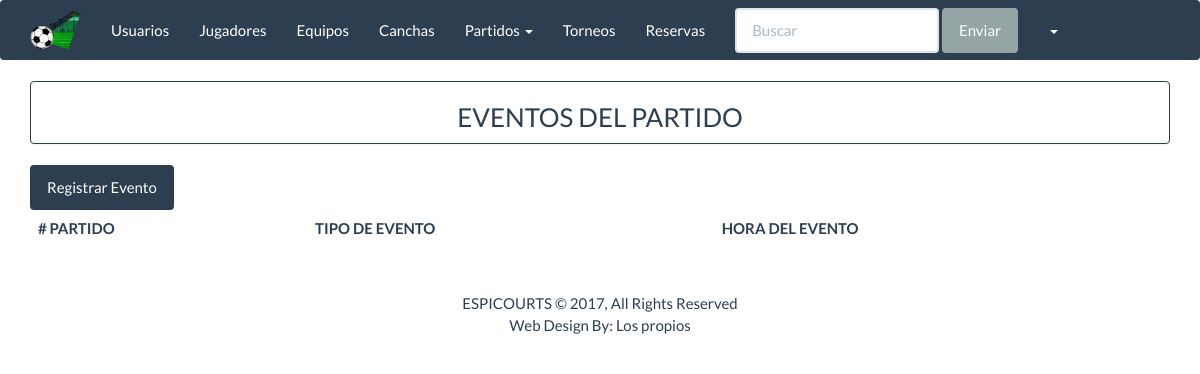
/espicourts/eventos_listar, run on an earlier commit of the app's database.
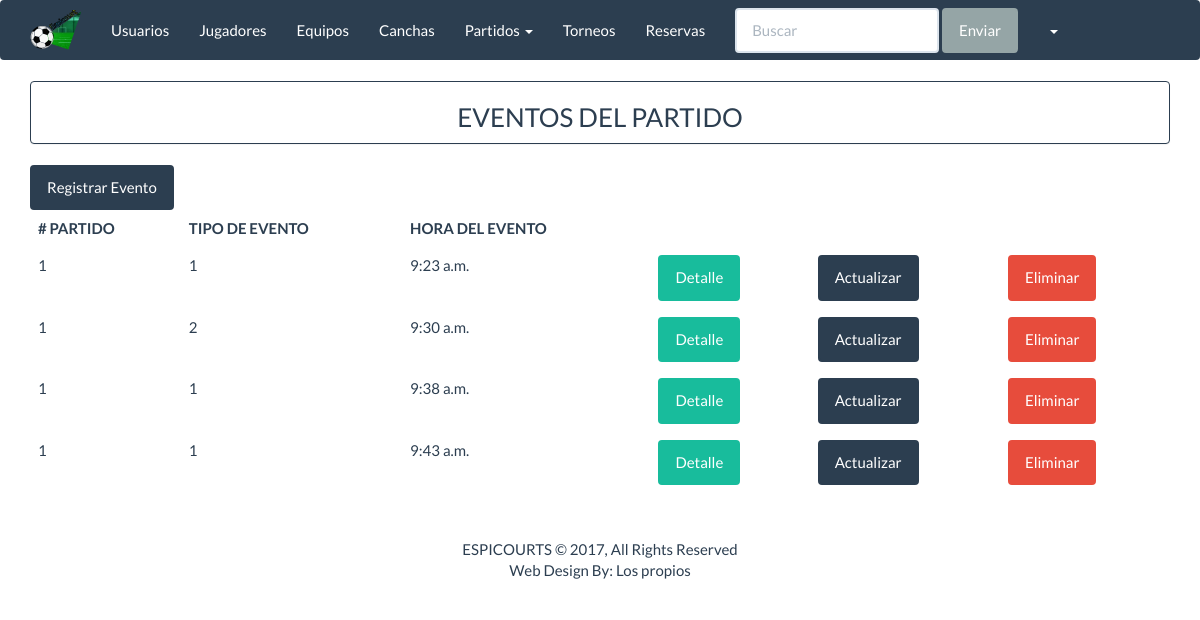
And on a later commit of the database.
### apps/inicio/models.py (models this page shows, shortened)
class EventoPartido(models.Model):
    partido=models.ForeignKey(Partido)
    eventos=((1,'Marcacion del gol'),(2,'Falta'),(3,'Tarjeta amarilla'),
             (4,'Tarjeta azul'),(5,'Tarjeta roja'),(6,'Cambio de jugador'))
    tipo_evento=models.SmallIntegerField(choices=eventos)
    hora_evento=models.TimeField()
    jugador=models.ForeignKey(User)
    class Meta:
        db_table='eventos_partido'

class Partido(models.Model):
    fecha_partido=models.DateField()
    hora_inicio=models.TimeField()
    hora_fin = models.TimeField(null=True,blank=True)
    tipos=((1,'Amistoso'),)
    tipo_partido=models.SmallIntegerField(choices=tipos)
    resultado=models.CharField('Resultado',max_length=30,null=True,blank=True)
    estados = ((1, 'No iniciado'), (2, 'En proceso'), (3, 'Finalizado'))
    estado_partido = models.SmallIntegerField(choices=estados)
    cancha=models.ForeignKey(Cancha)
    local=models.ForeignKey(Equipo,related_name='equipo_1',null=True)
    visitante=models.ForeignKey(Equipo,related_name='equipo_2',null=True)
    class Meta:
        db_table='partido'

### apps/inicio/views.py (the view)
class ListarEvento(ListView):
    model = EventoPartido
    template_name = "eventos_partido/evento_listar.html"
    context_object_name = "eventos"

### templates/eventos_partido/evento_listar.html (shortened to what this page needs)
{% extends 'base/base.html' %}
{% block  content%}
<div class="panel panel-primary" align="center">
    <h3>EVENTOS DEL PARTIDO</h3>
</div>
<a class="btn btn-primary " href="{% url 'espicourts:eventos_crear' %}" >Registrar Evento</a>
<div class="table-responsive">
    <table class="table table-hover">
        <thead>
            <tr>
                <th># PARTIDO</th>
                <th>TIPO DE EVENTO</th>
                <th>HORA DEL EVENTO</th>
            </tr>
        </thead>
        <tbody>
            {% for c in eventos%}
            <tr>
                <td>{{ c.partido.id }}</td>
                <td>{{ c.tipo_evento}}</td>
                <td>{{ c.hora_evento}}</td>
                <td>
                     <a href="{% url 'espicourts:evento_detalle' c.id %}" button class="btn btn-success"> Detalle</a>
                </td>
                <td>
                     <a href="{% url 'espicourts:eventos_actualizar' c.id %}" button class="btn btn-primary"> Actualizar</a>
                </td>
                <td>
                     <a href="{% url 'espicourts:eventos_eliminar' c.id %}" button class="btn btn-danger"> Eliminar</a>
                </td>
            </tr>
            {% endfor %}
        </tbody>
    </table>
</div>
{% endblock%}

### templates/base/base.html (shortened to what this page needs)
{% load staticfiles %}
<!DOCTYPE html>
<html lang="en">
<head>
    <link rel="stylesheet" href="{% static 'css/bootstrap.min.css' %} ">
</head>
<body>
{% block navbar %}
<nav class="navbar navbar-default" role="navigation">
    <div class="container">
        <div class="navbar-header">
            <a href="{% url 'espicourts:index' %}" class="navbar-brand">
                <img src="../../static/images/espicourts-logo-mini.png" style="margin-top:-10px;"></a>
        </div>
        <ul class="nav navbar-nav navbar-static-top">
            <li><a href="{%  url 'espicourts:usuarios_listar' %}">Usuarios</a></li>
            <li><a href="{%  url 'espicourts:jugadores_listar' %}">Jugadores</a></li>
            <li><a href="{% url 'espicourts:equipos_listar' %}">Equipos</a></li>
            <li><a href="{% url 'espicourts:canchas_listar' %}">Canchas</a></li>
            <li class="dropdown">
                <a href="#" class="dropdown-toggle" data-toggle="dropdown">
                Partidos <b class="caret"></b>
                </a>
            </li>
            <li><a href="{% url 'espicourts:torneos_listar' %}">Torneos</a></li>
            <li><a href="#">Reservas</a></li>
            <form class="navbar-form navbar-left" role="search">
                <div class="form-group">
                    <input type="text" class="form-control" placeholder="Buscar">
                </div>
                <button type="submit" class="btn btn-default">Enviar</button>
            </form>
            <li class="dropdown">
                <a href="#" class="dropdown-toggle" data-toggle="dropdown">
                    {{ user.get_username }} <b class="caret"></b>
                </a>
             </li>
        </ul>
    </div>
</nav>
<div class="container">
{% endblock %}
    {% block content %}
    {% endblock %}
    {% block footer %}
    <footer class="container-fluid text-center bg-lightgray">
        <div class="copyrights" style="margin-top:25px;">
            <p>ESPICOURTS © 2017, All Rights Reserved
                <br>
                <span>Web Design By: Los propios</span></p>
        </div>
    </footer>
    {% endblock %}
</div>
</body>
</html>

What changed in the data, as far as the page shows it:
added EventoPartido: partido.id "1", tipo_evento "1", hora_evento "9:23 a.m."
added EventoPartido: partido.id "1", tipo_evento "2", hora_evento "9:30 a.m."
added EventoPartido: partido.id "1", tipo_evento "1", hora_evento "9:38 a.m."
added EventoPartido: partido.id "1", tipo_evento "1", hora_evento "9:43 a.m."
